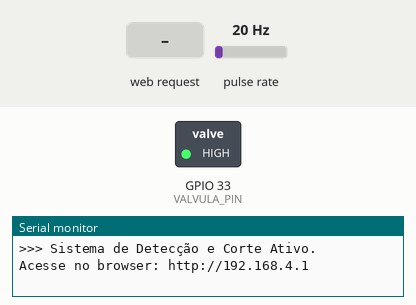
This sketch was run on a simulated ESP32. On the bench: switched loads named in the sketch (green lamp = pin HIGH), the last lines printed to the serial monitor. Wiring (inferred from the names in the program): pulse sensor: data GPIO 17. The inputs (shaded band) are chosen by the test bench; at power-on: pulse rate 20 Hz.

Above: at 1.2 s.
1.3 s: HTTP request GET /fechar received
At 1.7 s:
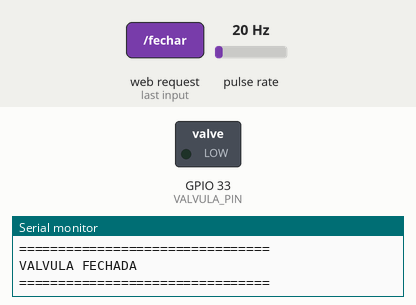
2.8 s: HTTP request GET /abrir received
At 4.0 s:
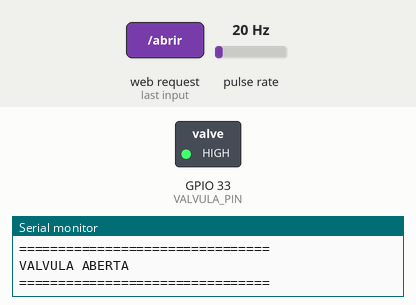
Timing chart, 0 to 5.8 s (numbered marks = the images above; inputs shaded):
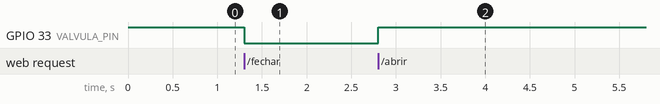

Measured:
- after the input at 1.3 s, GPIO 33 (VALVULA_PIN): HIGH → LOW at once
- after the input at 2.8 s, GPIO 33 (VALVULA_PIN): LOW → HIGH at once

The sketch:

corte-autonomo.ino
```cpp
// =====================================================
// STOPLEAK - MÓDULO 2: CORTE AUTÔNOMO E SERVIDOR WEB AP
// Branch: feat/firmware-corte-autonomo
// =====================================================

#include <WiFi.h>
#include <WiFiAP.h>
#include <WiFiClient.h>

#define SENSOR_PIN1 17
#define VALVULA_PIN 33

const char *ssid = "StopLeak";
const char *password = "stopleak";

WiFiServer server(80);

float PULSOS_POR_LITRO = 442.0;
float VAZAO_MINIMA = 0.20;
unsigned long TEMPO_VAZAMENTO = 60000;

volatile unsigned long pulsos = 0;
unsigned long ultimoCalculo = 0;
unsigned long inicioFluxo = 0;

float vazao = 0.0;
float volumeTotal = 0.0;

bool fluxoDetectado = false;
bool vazamentoDetectado = false;
bool valvulaAberta = true;

void IRAM_ATTR contarPulso() { pulsos++; }

void abrirValvula() {
  digitalWrite(VALVULA_PIN, HIGH);
  valvulaAberta = true;
  Serial.println("\n================================\nVALVULA ABERTA\n================================");
}

void fecharValvula() {
  digitalWrite(VALVULA_PIN, LOW);
  valvulaAberta = false;
  Serial.println("\n================================\nVALVULA FECHADA\n================================");
  if (vazamentoDetectado) {
    Serial.println("Vazamento detectado. Fluxo interrompido.");
  }
}

void setup() {
  Serial.begin(115200);
  pinMode(SENSOR_PIN1, INPUT_PULLUP);
  pinMode(VALVULA_PIN, OUTPUT);

  digitalWrite(VALVULA_PIN, HIGH);
  valvulaAberta = true;

  attachInterrupt(digitalPinToInterrupt(SENSOR_PIN1), contarPulso, RISING);

  WiFi.softAP(ssid, password);
  IPAddress IP = WiFi.softAPIP();
  server.begin();

  Serial.println("\n>>> Sistema de Detecção e Corte Ativo.");
  Serial.print("Acesse no browser: http://"); Serial.println(IP);
}

void loop() {
  unsigned long agora = millis();

  if (agora - ultimoCalculo >= 1000) {
    ultimoCalculo = agora;

    noInterrupts();
    unsigned long pulsosAtual = pulsos;
    pulsos = 0;
    interrupts();

    vazao = (pulsosAtual * 60.0) / PULSOS_POR_LITRO;
    volumeTotal += (pulsosAtual / PULSOS_POR_LITRO);

    if (vazao >= VAZAO_MINIMA) {
      if (!fluxoDetectado) {
        fluxoDetectado = true;
        inicioFluxo = agora;
      }

      unsigned long tempoFluxo = agora - inicioFluxo;

      if (tempoFluxo >= TEMPO_VAZAMENTO && !vazamentoDetectado) {
        vazamentoDetectado = true;
        fecharValvula();
      }
    } else {
      if (fluxoDetectado) vazamentoDetectado = false;
      fluxoDetectado = false;
    }
  }

  WiFiClient client = server.available();
  if (client) {
    String request = "";
    unsigned long tempoInicio = millis();

    while (client.connected() && millis() - tempoInicio < 1000) {
      if (client.available()) {
        char c = client.read();
        request += c;

        if (c == '\n') {
          if (request.indexOf("GET /abrir") >= 0) abrirValvula();
          if (request.indexOf("GET /fechar") >= 0) fecharValvula();

          client.println("HTTP/1.1 200 OK\r\nContent-type:text/html\r\nConnection: close\r\n");
          client.println("<!DOCTYPE html><html><head><meta name='viewport' content='width=device-width, initial-scale=1'><meta http-equiv='refresh' content='2'><title>StopLeak</title></head><body>");
          client.println("<h1>StopLeak - Painel Local</h1>");
          client.print("<h2>Vazao: "); client.print(vazao, 2); client.println(" L/min</h2>");
          client.print("<h2>Volume: "); client.print(volumeTotal, 2); client.println(" L</h2>");
          client.print("<h2>Valvula: "); client.println(valvulaAberta ? "ABERTA" : "FECHADA"); client.println("</h2>");
          client.println("<a href='/abrir'><button>ABRIR</button></a> <a href='/fechar'><button>FECHAR</button></a>");
          client.println("</body></html>");
          break;
        }
      }
    }
    client.stop();
  }
}
```
